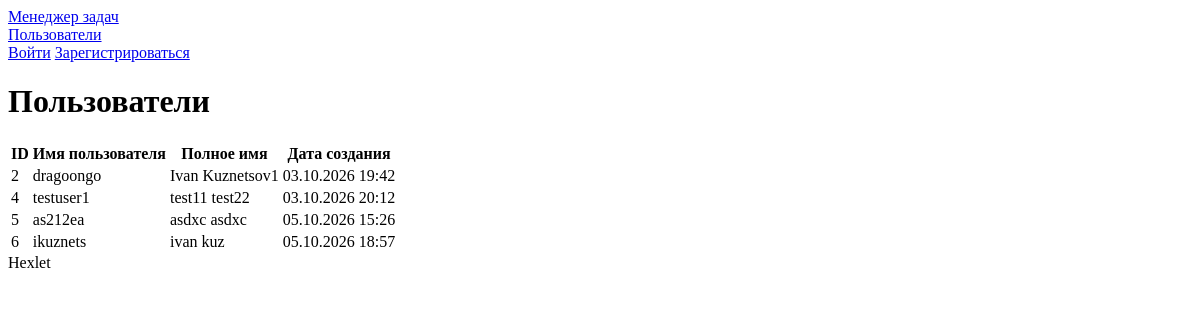
/users/, run on an earlier commit of the app's database.
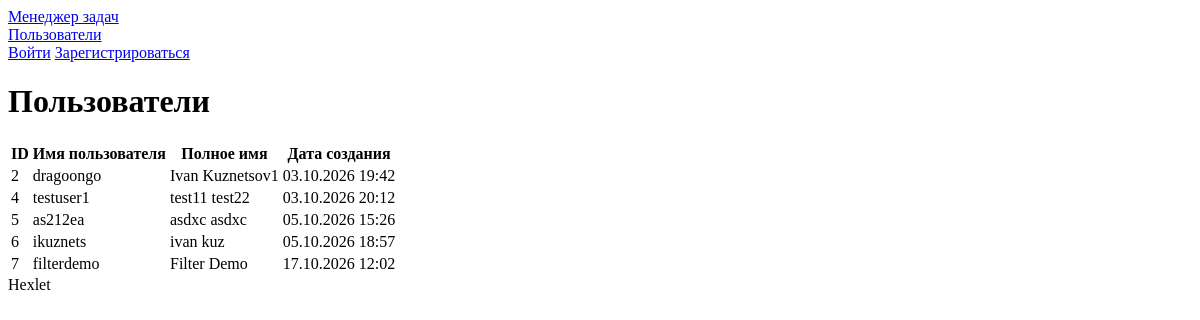
And on a later commit of the database.
### task_manager/users/models.py (models this page shows)
class User(AbstractUser):
    pass

### task_manager/users/views.py (the view)
# urls.py: path('', UserListView.as_view(), name='users'),
class UserListView(ListView):
    template_name = 'users/index.html'
    context_object_name = 'users'
    def get_queryset(self):
        return (
            get_user_model()
            .objects.exclude(is_superuser=True)
            .only('username', 'first_name', 'last_name', 'date_joined')
        ).order_by('date_joined')

### task_manager/users/templates/users/index.html (shortened to what this page needs)
{% extends 'base.html' %}
{% load i18n %}
{% block content %}
<div class="max-w-3xl mx-auto">
    <h1 class="mb-6 text-3xl font-bold text-gray-900">{% trans "Users" %}</h1>
    <div class="overflow-hidden rounded-md border border-gray-200 bg-white shadow-sm">
        <div class="overflow-x-auto">
            <table class="min-w-full border-collapse">
                <thead class="bg-gray-50">
                    <tr>
                        <th scope="col" class="px-4 py-3 text-left text-sm font-medium text-gray-700">ID</th>
                        <th scope="col" class="px-4 py-3 text-left text-sm font-medium text-gray-700">{% trans "Username" %}</th>
                        <th scope="col" class="px-4 py-3 text-left text-sm font-medium text-gray-700">{% trans "Full name" %}</th>
                        <th scope="col" class="px-4 py-3 text-left text-sm font-medium text-gray-700">{% trans "Created" %}</th>
                        <th scope="col" class="px-4 py-3 text-right text-sm font-medium text-gray-700">&nbsp;</th>
                    </tr>
                </thead>
                <tbody class="divide-y divide-gray-200 bg-white">
                    {% for user in users %}
                        <tr class="hover:bg-gray-50">
                            <td class="px-4 py-3 text-sm text-gray-900">{{ user.id }}</td>
                            <td class="px-4 py-3 text-sm text-gray-900">{{ user.username }}</td>
                            <td class="px-4 py-3 text-sm text-gray-900">{{ user.get_full_name|default:'-' }}</td>
                            <td class="px-4 py-3 text-sm text-gray-900">{{ user.date_joined|date:"d.m.Y H:i" }}</td>
                            <td class="px-4 py-3 text-right text-sm">
                            </td>
                        </tr>
                    {% empty %}
                        <tr>
                            <td colspan="5" class="px-4 py-6 text-center text-sm text-gray-500">{% trans "No users yet." %}</td>
                        </tr>
                    {% endfor %}
                </tbody>
            </table>
        </div>
    </div>
</div>
{% endblock %}

What changed in the data, as far as the page shows it:
added User: id "7", username "filterdemo", get_full_name "Filter Demo", date_joined "17.10.2026 12:02"
